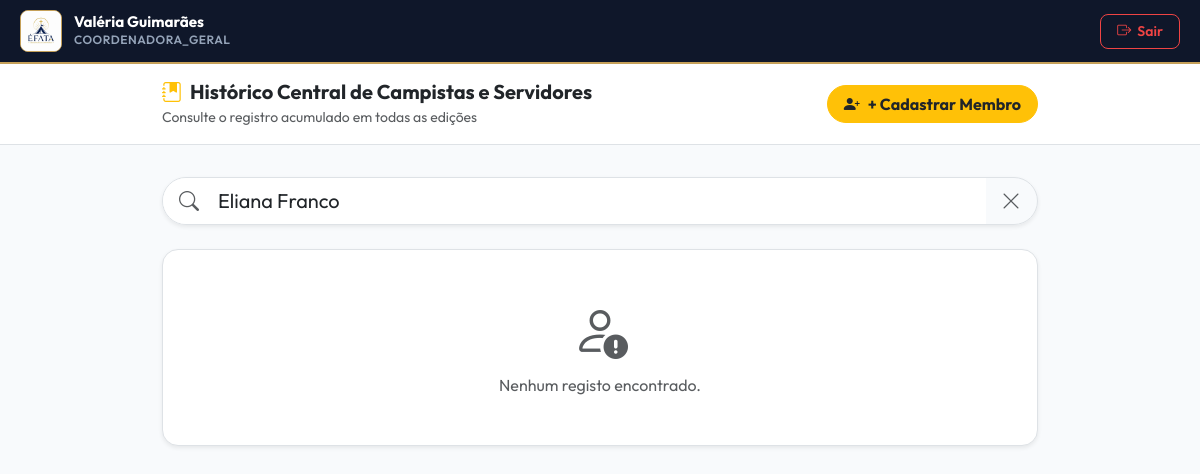
Before: /historico-campistas.php?busca=Eliana Franco with the older database file.
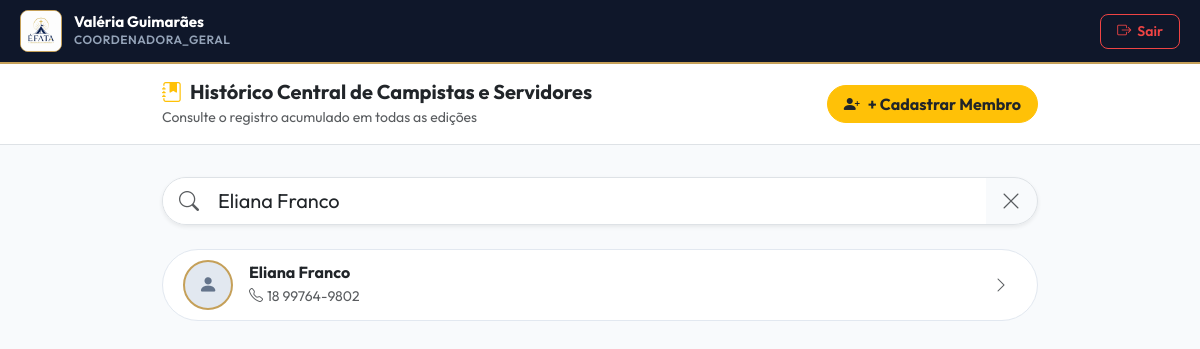
After: the same page with the newer database file.
### tables this page shows
CREATE TABLE `pessoas` (
  `id` int(11) NOT NULL,
  `nome` varchar(150) NOT NULL,
  `telefone` varchar(20) DEFAULT NULL,
  `data_nascimento` date DEFAULT NULL,
  `foto` varchar(255) DEFAULT NULL,
  `tamanho_camiseta` varchar(10) DEFAULT NULL,
  `created_at` timestamp NOT NULL DEFAULT current_timestamp(),
  `campista_origem` text DEFAULT NULL,
  `equipe_trabalho_origem` text DEFAULT NULL
);

### historico-campistas.php (the view, shortened to what the changed rows need)
<?php
require_once 'config/database.php';
$busca = trim($_GET['busca'] ?? '');
$sql_unificado = "
    SELECT
        p.id AS pessoa_id,
        unificados.nome AS nome,
        p.telefone,
        p.data_nascimento,
        p.equipe_trabalho_origem,
        p.campista_origem,
        p.foto
    FROM (
        SELECT nome FROM equipes_membros WHERE nome IS NOT NULL AND nome != ''
        UNION
        SELECT nome FROM equipe_geral WHERE nome IS NOT NULL AND nome != ''
        UNION
        SELECT nome FROM pessoas WHERE nome IS NOT NULL AND nome != ''
    ) AS unificados
    LEFT JOIN pessoas p ON LOWER(p.nome) = LOWER(unificados.nome)
    -- Joins para busca em Histórico de Campistas (Edições e Anos)
    LEFT JOIN equipes_membros em ON LOWER(em.nome) = LOWER(unificados.nome)
    LEFT JOIN equipes_campistas ec ON em.equipe_id = ec.id
    LEFT JOIN edicoes ed_camp ON ec.edicao_id = ed_camp.id
    -- Joins para busca em Histórico de Equipes de Trabalho (Edições e Anos)
    LEFT JOIN equipe_geral eg ON LOWER(eg.nome) = LOWER(unificados.nome)
    LEFT JOIN equipe_membros em_eq ON eg.id = em_eq.voluntario_id
    LEFT JOIN equipes_trabalho et ON em_eq.equipe_id = et.id
    LEFT JOIN edicoes ed_eq ON et.edicao_id = ed_eq.id
    WHERE 1=1
";
$params = [];$types = "";
if (!empty($busca)) {
    $palavras = explode(' ',$busca);
    foreach ($palavras as$palavra) {
        $palavra = trim($palavra);
        if ($palavra !== '') {
            $term = "%{$palavra}%";
            $sql_unificado .= " AND (
                unificados.nome LIKE ?
                OR p.campista_origem LIKE ?
                OR p.equipe_trabalho_origem LIKE ?
                OR ed_camp.nome LIKE ?
                OR CAST(ed_camp.ano AS CHAR) LIKE ?
                OR ed_eq.nome LIKE ?
                OR CAST(ed_eq.ano AS CHAR) LIKE ?
            )";
            $params[] =$term; $params[] =$term; $params[] =$term;
            $params[] =$term; $params[] =$term; $params[] =$term; $params[] =$term;
            $types .= "sssssss";
        }
    }
}
$sql_unificado .= " GROUP BY unificados.nome ORDER BY unificados.nome ASC";
$stmt = $conn->prepare($sql_unificado);
if (!empty($params)) $stmt->bind_param($types, ...$params);$stmt->execute();
$lista_pessoas =$stmt->get_result()->fetch_all(MYSQLI_ASSOC);
?>
<!DOCTYPE html>
<html lang="pt-br">
<head>
    <link href="https://cdn.jsdelivr.net/npm/bootstrap@5.3.0/dist/css/bootstrap.min.css" rel="stylesheet">
    <link rel="stylesheet" href="https://cdn.jsdelivr.net/npm/bootstrap-icons@1.11.0/font/bootstrap-icons.css">
</head>
<body>
    <main class="container py-2" style="max-width: 900px;">
        <div class="d-flex flex-column gap-3">
            <?php if (empty($lista_pessoas)): ?>
                <div class="text-center py-5 text-muted bg-white rounded-4 border p-4 shadow-sm">
                    <i class="bi bi-person-exclamation display-4 d-block mb-2"></i>
                    Nenhum registo encontrado.
                </div>
            <?php else: ?>
                <?php foreach ($lista_pessoas as$p): ?>
                    <?php
                    $stmt_c =$conn->prepare("
                        SELECT ed.nome as acampamento, ed.ano, ec.nome as equipe_cor
                        FROM equipes_membros em
                        LEFT JOIN equipes_campistas ec ON em.equipe_id = ec.id
                        LEFT JOIN edicoes ed ON ec.edicao_id = ed.id
                        WHERE LOWER(em.nome) = LOWER(?)
                    ");
                    $stmt_c->bind_param("s", $p['nome']);$stmt_c->execute();
                    $historico_campista =$stmt_c->get_result()->fetch_all(MYSQLI_ASSOC);
                    $stmt_e =$conn->prepare("
                        SELECT ed.nome as acampamento, ed.ano, et.nome as equipe_nome
                        FROM equipe_membros em
                        JOIN equipe_geral eg ON em.voluntario_id = eg.id
                        JOIN equipes_trabalho et ON em.equipe_id = et.id
                        JOIN edicoes ed ON et.edicao_id = ed.id
                        WHERE LOWER(eg.nome) = LOWER(?)
                    ");
                    $stmt_e->bind_param("s", $p['nome']);$stmt_e->execute();
                    $historico_equipe =$stmt_e->get_result()->fetch_all(MYSQLI_ASSOC);
                    $dados_json = htmlspecialchars(json_encode([
                        'pessoa_id' => $p['pessoa_id'],
                        'nome' => $p['nome'],
                        'telefone' => $p['telefone'] ?? 'Não informado',
                        'data_nascimento' => !empty($p['data_nascimento']) ? date('d/m/Y', strtotime($p['data_nascimento'])) : 'Não informada',
                        'data_nascimento_raw' => $p['data_nascimento'] ?? '',
                        'equipe_trabalho_origem' => $p['equipe_trabalho_origem'] ?? '',
                        'campista_origem' => $p['campista_origem'] ?? '',
                        'foto' => $p['foto'],
                        'historico_campista' => $historico_campista,
                        'historico_equipe' => $historico_equipe
                    ]), ENT_QUOTES, 'UTF-8');
                    ?>
                    <div class="card-pessoa-item d-flex align-items-center justify-content-between" onclick='abrirModalDetalhes(<?= $dados_json ?>)'>
                        <div class="d-flex align-items-center gap-3">
                            <?php if (!empty($p['foto']) && file_exists($p['foto'])): ?>
                                <img src="<?= htmlspecialchars($p['foto']) ?>" class="avatar-box" alt="Foto">
                            <?php else: ?>
                                <div class="avatar-box"><i class="bi bi-person-fill"></i></div>
                            <?php endif; ?>
                            <div>
                                <h6 class="fw-bold m-0 text-dark"><?= htmlspecialchars($p['nome']) ?></h6>
                                <small class="text-muted"><i class="bi bi-telephone me-1"></i><?= !empty($p['telefone']) ? htmlspecialchars($p['telefone']) : 'Sem telefone' ?></small>
                            </div>
                        </div>
                        <i class="bi bi-chevron-right text-muted me-2"></i>
                    </div>
                <?php endforeach; ?>
            <?php endif; ?>
        </div>
    </main>
</body>
</html>

Changed rows visible on the page:
added pessoas: nome "Eliana Franco", telefone "18 99764-9802"
Other visible differences:
text no longer shown: "Nenhum registo encontrado."
